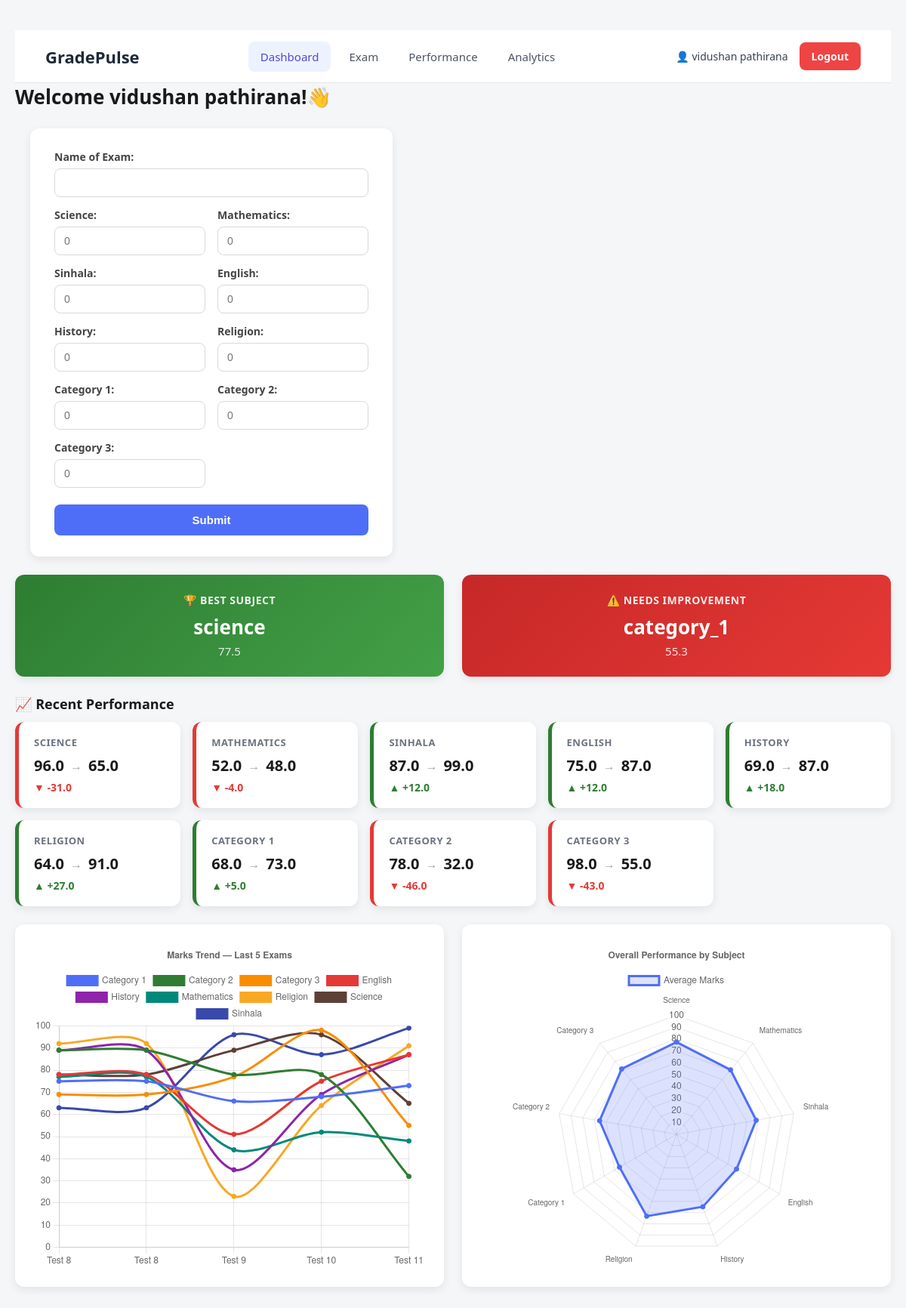
Screenshot of /home (signed in) with the database file from the repository.
### models.py (models this page shows, shortened)
class Marks(db.Model):
    __tablename__ = "marks"
    id = db.Column(db.Integer, primary_key=True)
    exam_id = db.Column(db.Integer, db.ForeignKey("exams.id"), nullable=False)
    subject = db.Column(db.String(50), nullable=False)
    score = db.Column(db.Float, nullable=False)

### app.py (the view, shortened to what this page needs)
@app.route("/home", methods=['GET', 'POST'])
def home():
    result = None
    card_data = None
    student_id = session.get("student_id")
    if student_id is None:
        return redirect(url_for("login"))
    name = session.get("name")
    subject_names = ["science",
                    "mathematics",
                    "sinhala",
                    "english",
                    "history",
                    "religion",
                    "category_1",
                    "category_2",
                    "category_3"]
    recent_exams = (
        Exam.query
        .filter_by(student_id=student_id)
        .order_by(Exam.id.desc())
        .limit(5)
        .all()
    )
    recent_exams.reverse()
    line_labels = [exam.exam_name for exam in recent_exams]
    line_data = {subject: [] for subject in subject_names}
    for exam in recent_exams:
        marks_by_subject = {m.subject: m.score for m in exam.marks}
        for subject in subject_names:
            line_data[subject].append(marks_by_subject.get(subject))
    radar_data = []
    for subject in subject_names:
        avg_score = (
            db.session.query(func.avg(Marks.score))
            .join(Exam)
            .filter(Exam.student_id == student_id,
                       Marks.subject == subject
                       )
            .scalar()
        )
        radar_data.append(round(avg_score, 1) if avg_score is not None else 0)
    improvement_data = {}
    if len(recent_exams) >= 2:
        previous_exam = recent_exams[-2]
        latest_exam = recent_exams[-1]
        previous_marks = {mark.subject: mark.score for mark in previous_exam.marks}
        latest_marks = {mark.subject: mark.score for mark in latest_exam.marks}
        for subject in subject_names:
            previous_score = previous_marks.get(subject)
            latest_score = latest_marks.get(subject)
            if previous_score is not None and latest_score is not None:
                improvement = latest_score - previous_score
                improvement_data[subject] = {
                    "previous" : previous_score,
                    "latest" : latest_score,
                    "improvement" : improvement
                }
    if any(score > 0 for score in radar_data):
        best_index = radar_data.index(max(radar_data))
        weakest_index = radar_data.index(min(radar_data))
        card_data = {
            "best_subject" : subject_names[best_index],
            "best_score" : radar_data[best_index],
            "weakest_subject" : subject_names[weakest_index],
            "weakest_score" : radar_data[weakest_index]
        }
    chart_data = {
        "line_labels" : line_labels,
        "line_data" : line_data,
        "radar_labels" : subject_names,
        "radar_data" : radar_data
    }
    return render_template("index.html",
                           result=result,
                           card_data=card_data,
                           name=name,
                           chart_data=chart_data,
                           improvement_data=improvement_data)

### templates/index.html (shortened to what this page needs)
<!DOCTYPE html>
<html lang="en">
<head>
    <link rel="stylesheet" href="{{ url_for('static', filename='style.css') }}">
</head>
<body>
    <nav class="navbar">
        <a href="{{ url_for('home') }}" class="brand">
            <span>GradePulse</span>
        </a>
        <div class="nav-links">
            <a href="{{ url_for('home') }}" class="nav-link active">Dashboard</a>
            <a href="#" class="nav-link">Exam</a>
            <a href="#insight-section" class="nav-link">Performance</a>
            <a href="#charts-section" class="nav-link">Analytics</a>
        </div>
        <div class="nav-user">
            <span class="username"> 👤 {{ name }}</span>
            <a href="{{ url_for('logout') }}" class="logout-btn">Logout</a>
        </div>
    </nav>
    <h1>Welcome {{ name }}!👋</h1>
    <div class="dashboard-top">
        <div class="form">
            <form method="POST">
                <p>
                <label for="exam_name">Name of Exam:</label>
                <input type="text" id='exam_name' name="exam_name"><br>
                </p>
                <p>
                <label for="science">Science: </label>
                <input type="number" id="science" name="science" placeholder="0" min="0" max="100" required><br>
                </p>
                <p>
                <label for="math">Mathematics: </label>
                <input type="number" id="math" name="math" placeholder="0" min="0" max="100" required><br>
                </p>
                <p>
                <label for="sinhala">Sinhala: </label>
                <input type="number" id="sinhala" name="sinhala" placeholder="0" min="0" max="100"required><br>
                </p>
                <p>
                <label for="english">English: </label>
                <input type="number" id="english" name="english" placeholder="0" min="0" max="100" required><br>
                </p>
                <p>
                <label for="history">History: </label>
                <input type="number" id="history" name="history" placeholder="0" min="0" max="100" required><br>
                </p>
                <p>
                <label for="religion">Religion: </label>
                <input type="number" id="religion" name="religion" placeholder="0" min="0" max="100" required><br>
                </p>
                <p>
                <label for="category_1">Category 1: </label>
                <input type="number" id="category_1" name="category_1" placeholder="0" min="0" max="100" required><br>
                </p>
                <p>
                <label for="category_2">Category 2: </label>
                <input type="number" id="category_2" name="category_2" placeholder="0" min="0" max="100" required><br>
                </p>
                <p>
                <label for="category_3">Category 3: </label>
                <input type="number" id="category_3" name="category_3" placeholder="0" min="0" max="100" required><br>
                </p>
                <button type="submit">Submit</button>
            </form>
        </div>
    </div>
    {% if card_data %}
    <div class="insight-section" id="insight-section">
        <div class="insight-card insight-best">
            <div class="insight-label">🏆 Best Subject</div>
            <div class="insight-subject">{{ card_data.best_subject }}</div>
            <div class="insight-score">{{ card_data.best_score }}</div>
        </div>
        <div class="insight-card insight-weak">
            <div class="insight-label">⚠️ Needs Improvement</div>
            <div class="insight-subject">{{ card_data.weakest_subject }}</div>
            <div class="insight-score">{{ card_data.weakest_score }}</div>
        </div>
    </div>
    {% endif %}
    {% if improvement_data %}
    <div class="improvement-section">
        <h4 class="improvement-title">📈 Recent Performance</h4>
        <div class="improvement-grid">
            {% for subject, data in improvement_data.items() %}
            <div class="improvement-card {% if data.improvement > 0 %}improvement-up{% elif data.improvement < 0 %}improvement-down{% else %}improvement-flat{% endif %}">
                <div class="improvement-subject">{{ subject.replace('_', ' ').title() }}</div>
                <div class="improvement-scores">
                    <span>{{ data.previous }}</span>
                    <span class="improvement-arrow">→</span>
                    <span>{{ data.latest }}</span>
                </div>
                <div class="improvement-delta">
                    {% if data.improvement > 0 %}▲ +{{ data.improvement }}
                    {% elif data.improvement < 0 %}▼ {{ data.improvement }}
                    {% else %}— No change{% endif %}
                </div>
            </div>
            {% endfor %}
        </div>
    </div>
    {% endif %}
    {% if chart_data.line_labels %}
    <div class="charts-section" id="charts-section">
        <div class="chart-card">
            <canvas id="lineChart"></canvas>
        </div>
        <div class="chart-card">
            <canvas id="radarChart"></canvas>
        </div>
    </div>
    {% endif %}
    <script>
        const result = {{ result | tojson }};
        const chartData = {{ chart_data | tojson }};
    </script>
</body>
</html>

### rows the page displays
Marks: previous "96.0"
Marks: latest "65.0"
Marks: previous "52.0"
Marks: latest "48.0"
Marks: previous "87.0"
Marks: latest "99.0"
Marks: previous "75.0"
Marks: latest "87.0"
Marks: previous "69.0"
Marks: latest "87.0"
Marks: previous "64.0"
Marks: latest "91.0"
Marks: previous "68.0"
Marks: latest "73.0"
Marks: previous "78.0"
Marks: latest "32.0"
Marks: previous "98.0"
Marks: latest "55.0"

### other values shown
{{ name }} "vidushan pathirana"
{{ card_data.best_subject }} "science"
{{ card_data.best_score }} "77.5"
{{ card_data.weakest_subject }} "category_1"
{{ card_data.weakest_score }} "55.3"
{{ subject.replace('_', ' ').title() }} "SCIENCE" "MATHEMATICS" "SINHALA" "ENGLISH" "HISTORY" "RELIGION" "CATEGORY 1" "CATEGORY 2" "CATEGORY 3"
{{ data.improvement }} "-31.0" "-4.0" "-46.0" "-43.0"
{{ data.improvement }} "12.0" "12.0" "18.0" "27.0" "5.0"
